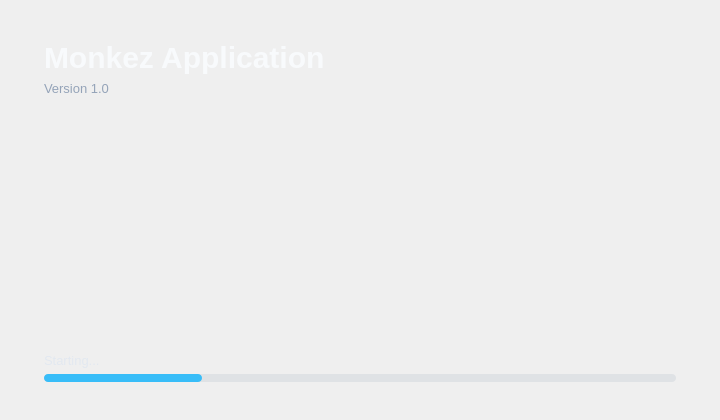
<?xml version="1.0" encoding="UTF-8"?>
<ui version="4.0">
 <class>AppSplash</class>
 <widget class="MonkezSplashScreen" name="AppSplash">
  <property name="geometry">
   <rect><x>0</x><y>0</y><width>720</width><height>420</height></rect>
  </property>
  <property name="windowTitle"><string>Application startup</string></property>
  <property name="defaultContentVisible"><bool>false</bool></property>
  <property name="backgroundColor"><color><red>15</red><green>23</green><blue>42</blue></color></property>
  <property name="radius"><number>24</number></property>
  <layout class="QVBoxLayout" name="splashLayout">
   <property name="leftMargin"><number>44</number></property>
   <property name="topMargin"><number>40</number></property>
   <property name="rightMargin"><number>44</number></property>
   <property name="bottomMargin"><number>38</number></property>
   <item>
    <widget class="QLabel" name="splashAppNameLabel">
     <property name="styleSheet"><string notr="true">color: #f8fafc; font-size: 30px; font-weight: 700;</string></property>
     <property name="text"><string>Monkez Application</string></property>
    </widget>
   </item>
   <item>
    <widget class="QLabel" name="splashVersionLabel">
     <property name="styleSheet"><string notr="true">color: #94a3b8; font-size: 13px;</string></property>
     <property name="text"><string>Version 1.0</string></property>
    </widget>
   </item>
   <item>
    <spacer name="verticalSpacer">
     <property name="orientation"><enum>Qt::Vertical</enum></property>
     <property name="sizeHint" stdset="0"><size><width>20</width><height>180</height></size></property>
    </spacer>
   </item>
   <item>
    <widget class="QLabel" name="splashStatusLabel">
     <property name="styleSheet"><string notr="true">color: #e2e8f0; font-size: 13px;</string></property>
     <property name="text"><string>Starting...</string></property>
    </widget>
   </item>
   <item>
    <widget class="QProgressBar" name="splashProgressBar">
     <property name="minimumSize"><size><width>0</width><height>8</height></size></property>
     <property name="maximumSize"><size><width>16777215</width><height>8</height></size></property>
     <property name="styleSheet">
      <string notr="true">QProgressBar { background: rgba(148, 163, 184, 45); border: 0; border-radius: 4px; } QProgressBar::chunk { background: #38bdf8; border-radius: 4px; }</string>
     </property>
     <property name="value"><number>25</number></property>
     <property name="textVisible"><bool>false</bool></property>
    </widget>
   </item>
  </layout>
 </widget>
 <customwidgets>
  <customwidget>
   <class>MonkezSplashScreen</class>
   <extends>QWidget</extends>
   <header>custom_pyqt6_designer.monkez_widgets</header>
   <container>1</container>
  </customwidget>
 </customwidgets>
 <resources/>
 <connections/>
</ui>
